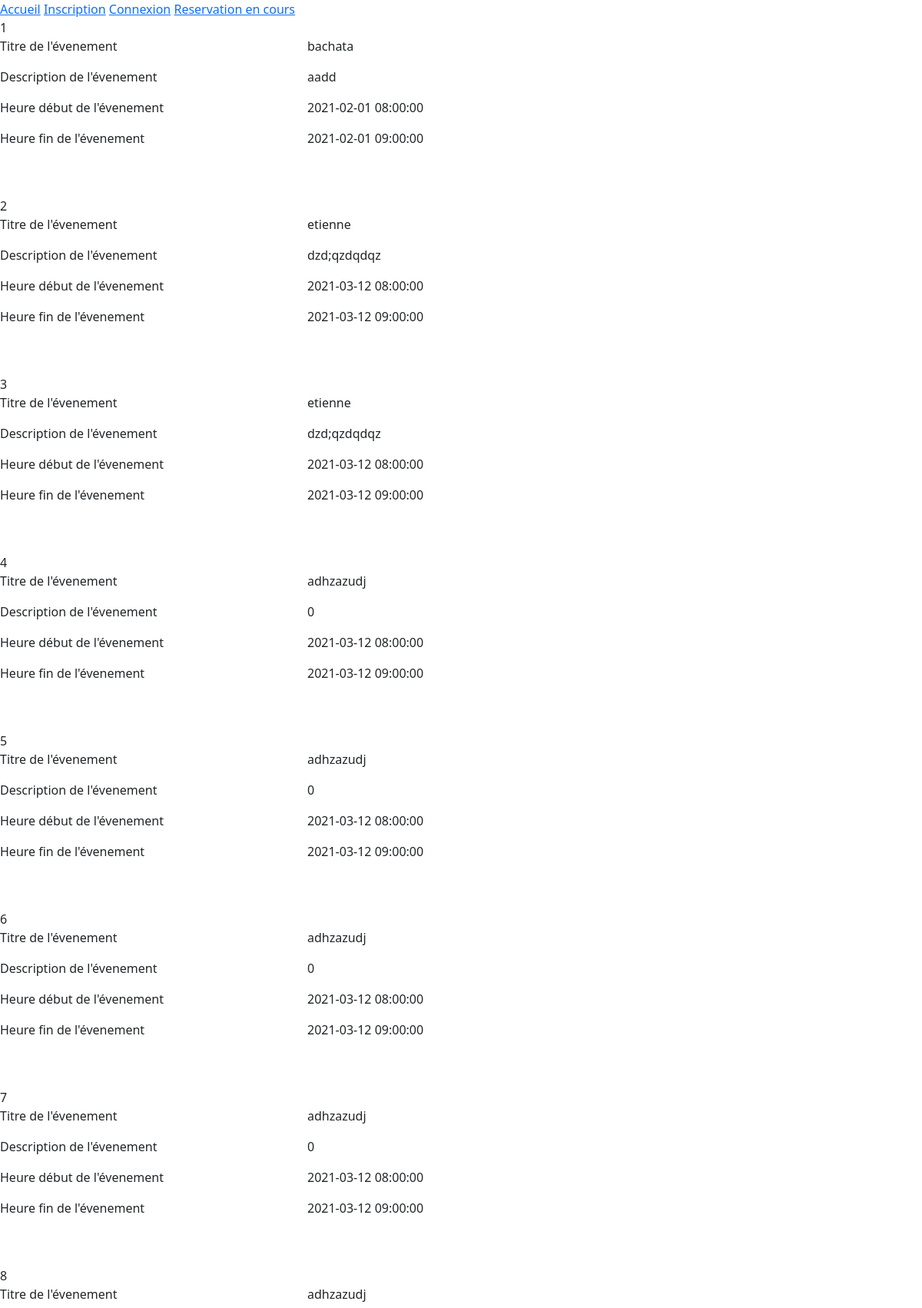
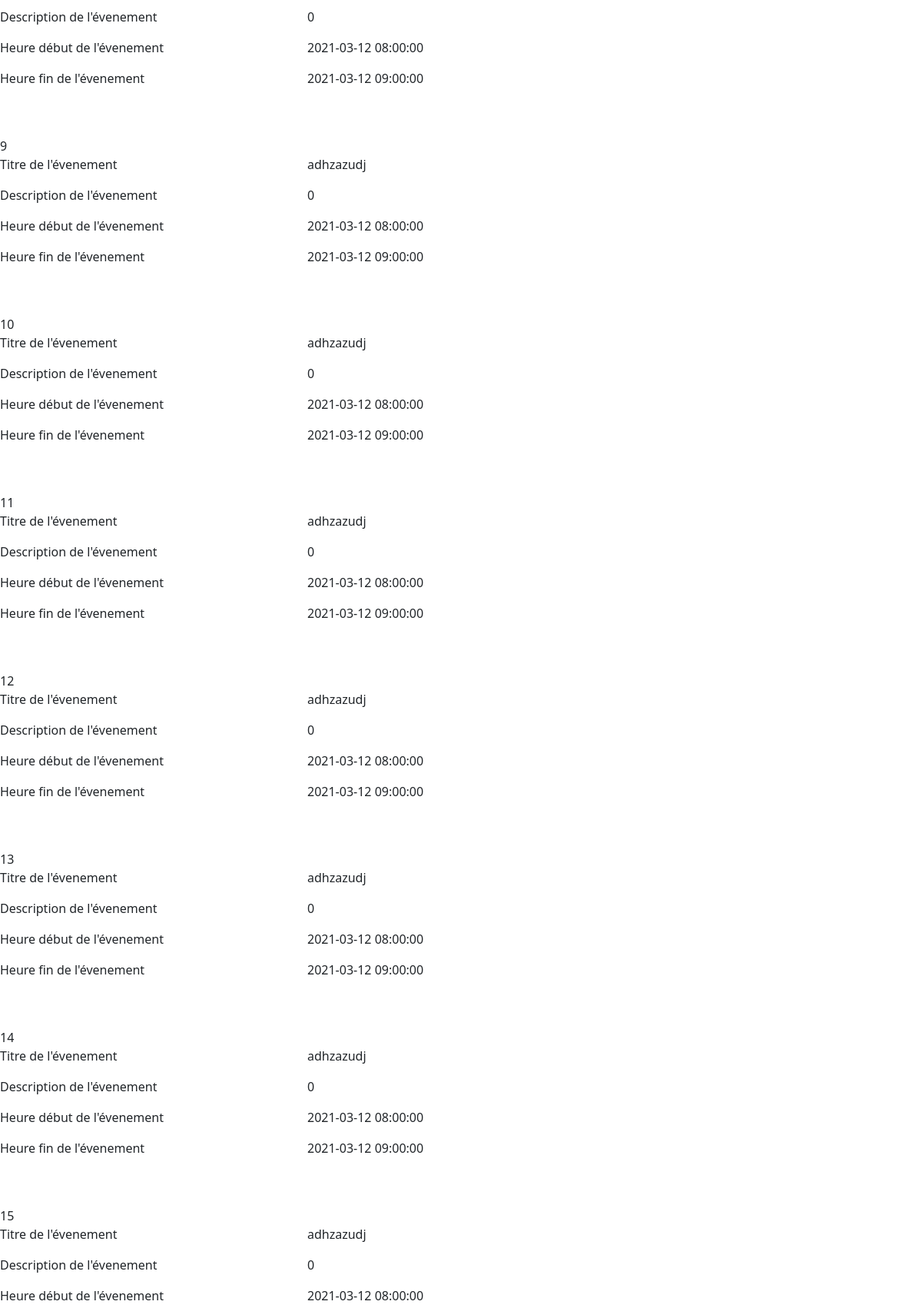
The page /pages/reservationencours.php (upper part) on the database its author committed (2 pictures, top to bottom).
### tables this page shows
CREATE TABLE IF NOT EXISTS `reservations` (
  `id` int(11) NOT NULL AUTO_INCREMENT,
  `titre` varchar(255) NOT NULL,
  `description` text NOT NULL,
  `debut` datetime NOT NULL,
  `fin` datetime NOT NULL,
  `id_utilisateur` int(11) NOT NULL,
  PRIMARY KEY (`id`)
);

### src/config/classReservations.php (the view, shortened to what this page needs)
<?php
class reservation
{
    function __construct()
    {
        $this->db = new PDO('mysql:host=localhost;dbname=reservationsalles', 'root', '');
    }
    public function tableauresa()
    {
        $sth = $this->db->prepare("SELECT * FROM reservations");
        $result = $sth->execute();
        $resultat = $sth->fetchAll();
        foreach ($resultat as $key => $value) {
            echo "<div class='col-8'>" . $value[0] . "</div><div class='d-flex'><div class='col-4'> <p> Titre de l'évenement</div><div class='col-4'>" . $value[1] . "</p> </div></div>
            <div class='d-flex'><div class='col-4'> <p> Description de l'évenement</div><div class='col-4'>" . $value[2] . "</p> </div></div>
            <div class='d-flex'><div class='col-4'> <p> Heure début de l'évenement</div><div class='col-4'>" . $value[3] . "</p> </div></div>
            <div class='d-flex mb-5'><div class='col-4'> <p> Heure fin de l'évenement</div><div class='col-4'>" . $value[4] . "</p> </div></div>";
        }
        return $result;
    }
}

### src/component/header.php (shortened to what this page needs)
<header>
    <?php
    if (!isset($_SESSION['user'])) { ?>
        <a href="../index.php">Accueil</a>
        <a href="inscription.php">Inscription</a>
        <a href="connexion.php">Connexion</a>
        <a href="reservationencours.php">Reservation en cours</a>
    <?php }
    ?>
</header>

### pages/reservationencours.php (shortened to what this page needs)
<?php
include('../src/component/header.php');
require_once('../src/config/classReservations.php');
$tableau = new reservation;
$tableau->tableauresa();
?>
<!DOCTYPE html>
<html lang="en">
<head>
    <link href="https://cdn.jsdelivr.net/npm/bootstrap@5.0.0-beta2/dist/css/bootstrap.min.css" rel="stylesheet">
</head>
<body>
</body>
</html>

### rows shown on the page
reservations: id "1", titre "bachata", description "aadd", debut "2021-02-01 08:00:00", fin "2021-02-01 09:00:00"
reservations: id "2", titre "etienne", description "dzd;qzdqdqz", debut "2021-03-12 08:00:00", fin "2021-03-12 09:00:00"
reservations: id "3", titre "etienne", description "dzd;qzdqdqz", debut "2021-03-12 08:00:00", fin "2021-03-12 09:00:00"
reservations: id "4", titre "adhzazudj", description "0", debut "2021-03-12 08:00:00", fin "2021-03-12 09:00:00"
reservations: id "5", titre "adhzazudj", description "0", debut "2021-03-12 08:00:00", fin "2021-03-12 09:00:00"
reservations: id "6", titre "adhzazudj", description "0", debut "2021-03-12 08:00:00", fin "2021-03-12 09:00:00"
reservations: id "7", titre "adhzazudj", description "0", debut "2021-03-12 08:00:00", fin "2021-03-12 09:00:00"
reservations: id "8", titre "adhzazudj", description "0", debut "2021-03-12 08:00:00", fin "2021-03-12 09:00:00"
reservations: id "9", titre "adhzazudj", description "0", debut "2021-03-12 08:00:00", fin "2021-03-12 09:00:00"
reservations: id "10", titre "adhzazudj", description "0", debut "2021-03-12 08:00:00", fin "2021-03-12 09:00:00"
reservations: id "11", titre "adhzazudj", description "0", debut "2021-03-12 08:00:00", fin "2021-03-12 09:00:00"
reservations: id "12", titre "adhzazudj", description "0", debut "2021-03-12 08:00:00", fin "2021-03-12 09:00:00"
reservations: id "13", titre "adhzazudj", description "0", debut "2021-03-12 08:00:00", fin "2021-03-12 09:00:00"
reservations: id "14", titre "adhzazudj", description "0", debut "2021-03-12 08:00:00", fin "2021-03-12 09:00:00"
reservations: id "15", titre "adhzazudj", description "0", debut "2021-03-12 08:00:00"
